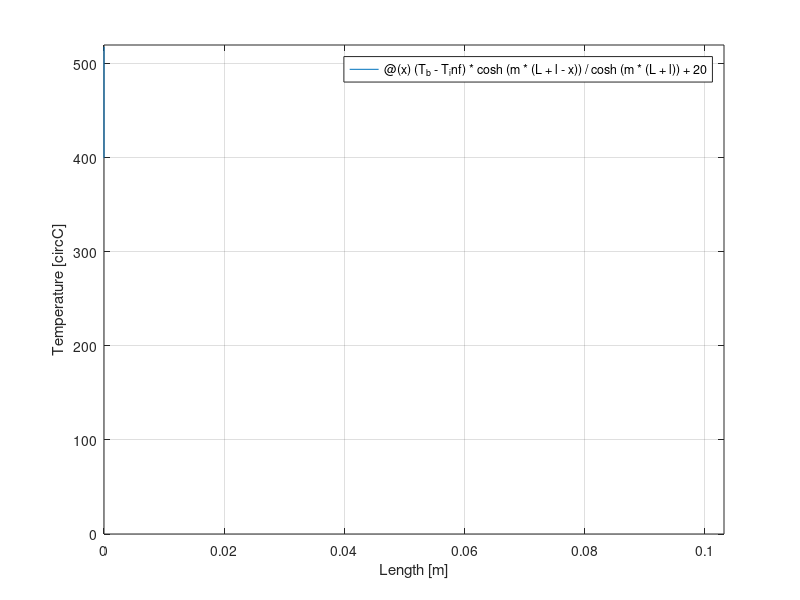

Write MATLAB code to recreate this figure.
%% STANDOFF SIMULATOR
% PURPOSE:
%   - calculate rate of heat transfer of a standoff assuming it is a solid
%   stainless steel rod

clear; clc; clf;

properties = load('air_1atm.mat');
g = 9.81;
T_inf = 20;
T_s_guess = 300;

T_f = (T_s_guess+T_inf)/2 +273.15;

nu_air          = interp1(properties.T, properties.nu,      T_f);
k_air           = interp1(properties.T, properties.k,       T_f);
mu_air          = interp1(properties.T, properties.mu,      T_f);
Pr_air          = interp1(properties.T, properties.Pr,      T_f);

L = 4*0.0254;
T_b = 400;
OD = 0.25 * 0.0254;
k_steel = 17;

p = pi*OD;
% Af = pi/4*(OD^2 - (OD-2*delta_x)^2);
Af = pi/4*(OD^2);


beta = 1/T_f;
Gr = g*beta*(T_s_guess-T_inf)*OD^3/nu_air^2;
Ra = Gr*Pr_air;

Nu = (0.6 + 0.387*Ra^(1/6)/(1+(0.559/Pr_air)^(9/16))^(8/27))^2;
h = Nu*k_air/OD;

m = sqrt(h*p/k_steel/Af);
l = Af/p;
q = sqrt(h*p*k_steel*Af)*(T_b-T_inf)*tanh(m*(L+l))

y = @(x) (T_b-T_inf)* cosh(m*(L+l-x))/cosh(m*(L+l)) + 20;
fplot(y)
xlim([0 L+l])
ylim([0 520])
xlabel("Length [m]")
ylabel("Temperature [\circC]")
grid on


